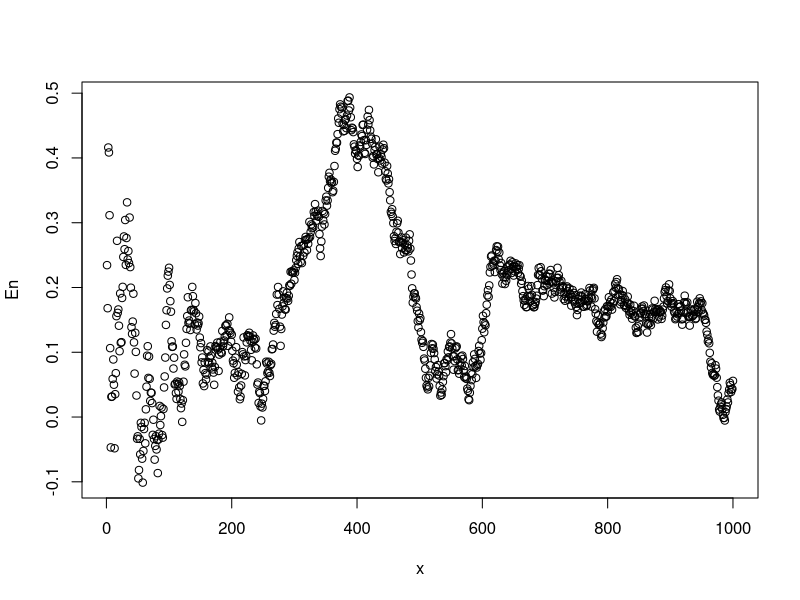

Recreate this plot in R.
# Problem 19 (really should use Matlab for this)
# Part a
X = runif(100)
Y = runif(1000)

fa <- function(x) {
  return(cos(2*pi*x))
}

X = sapply(X, fa)
Z = sum(X) / 100

Y = sapply(Y, fa)
Yf = sum(Y)/ 1000

print(Yf - Z)

#Part b
X = runif(100)
Y = runif(1000)

fb <- function(x) {
  return(cos(2*pi*x^2))
}

X = sapply(X, fa)
Z = sum(X) / 100

Y = sapply(Y, fa)
Yf = sum(Y)/ 1000

print(Yf)
print(Z)

# Problem 30
# Part a
U = runif(1000)
Sn = vector(length = 1000)
x = seq(1, 1000)
for (i in 1:1000) {
  Sn[i] = sum(U[1:i])
}
# plot(x, Sn)

#Part b
An = Sn / x
# plot(x, An)

#Part c
Cn = Sn - x / 2
# plot(x, Cn)

#Part d
Dn = Cn / x
# plot(x, Dn)

#Part e
y = sapply(x, sqrt)
En = Cn / y
plot(x, En)

